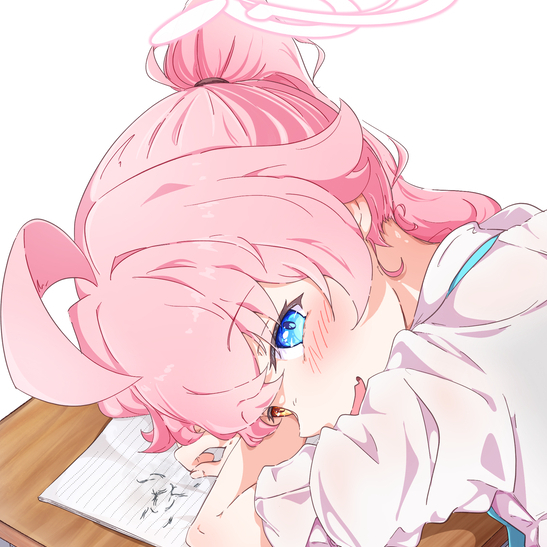
#> input picture .config/fastfetch/Images/Hoshino Takanashi/144184916_p0_master1200.png, 547 x 547 px
$ python least_busy_region.py '../../../../fastfetch/Images/Hoshino Takanashi/144184916_p0_master1200.png'   (older library calls are emulated)
#> lines starting #> are read from the running program, lines starting #| are printed output that depends on the picture; long printed decimals are rounded
#!/usr/bin/env python3
# Disclaimer: This script was ai-generated and went through minimal revision.

import os
os.environ["OPENCV_LOG_LEVEL"] = "SILENT"
import cv2
import numpy as np
import argparse
import json

def center_crop(img, target_w, target_h):
    h, w = img.shape[:2]
    if w == target_w and h == target_h:
        return img
    x1 = max(0, (w - target_w) // 2)
    y1 = max(0, (h - target_h) // 2)
    x2 = x1 + target_w
    y2 = y1 + target_h
    return img[y1:y2, x1:x2]

def find_least_busy_region(image_path, region_width=300, region_height=200, screen_width=None, screen_height=None, verbose=False, stride=2, screen_mode="fill", horizontal_padding=50, vertical_padding=50, busiest=False):
#> called with region_width = 300, region_height = 200, screen_width = 1920, screen_height = 1080, verbose = False, stride = 10, screen_mode = 'fill', horizontal_padding = 50
    img = cv2.imread(image_path, cv2.IMREAD_GRAYSCALE)
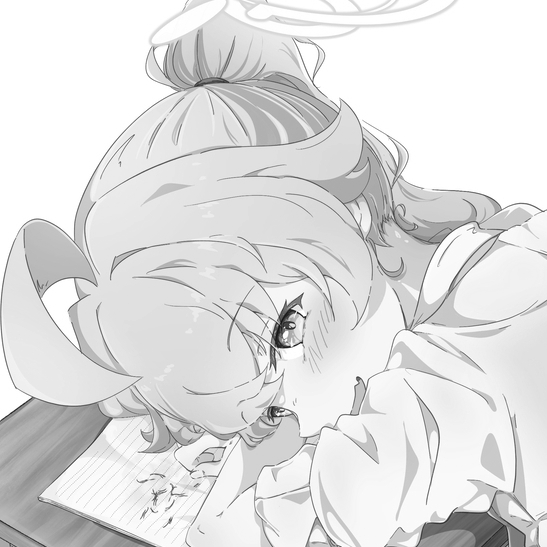
#> img: shape (547, 547); min 18, max 255, mean 224.2
    if img is None:
        raise FileNotFoundError(f"Image not found: {image_path}")
    orig_h, orig_w = img.shape
#> orig_h = 547; orig_w = 547
    scale = 1.0
    if screen_width is not None and screen_height is not None:
        scale_w = screen_width / orig_w
#> scale_w = 3.51
        scale_h = screen_height / orig_h
#> scale_h = 1.97
        if screen_mode == "fill":
            scale = max(scale_w, scale_h)
#> scale = 3.51
        else:
            scale = min(scale_w, scale_h)
        new_w = int(orig_w * scale)
#> new_w = 1920
        new_h = int(orig_h * scale)
#> new_h = 1920
        if verbose:
            print(f"Scaling image from {orig_w}x{orig_h} to {new_w}x{new_h} (scale: {scale:.3f}, mode: {screen_mode})")
        img = cv2.resize(img, (new_w, new_h), interpolation=cv2.INTER_LANCZOS4)
#> img: shape (1920, 1920)
        img = center_crop(img, screen_width, screen_height)
#> in center_crop, `return img[y1:y2, x1:x2]`:
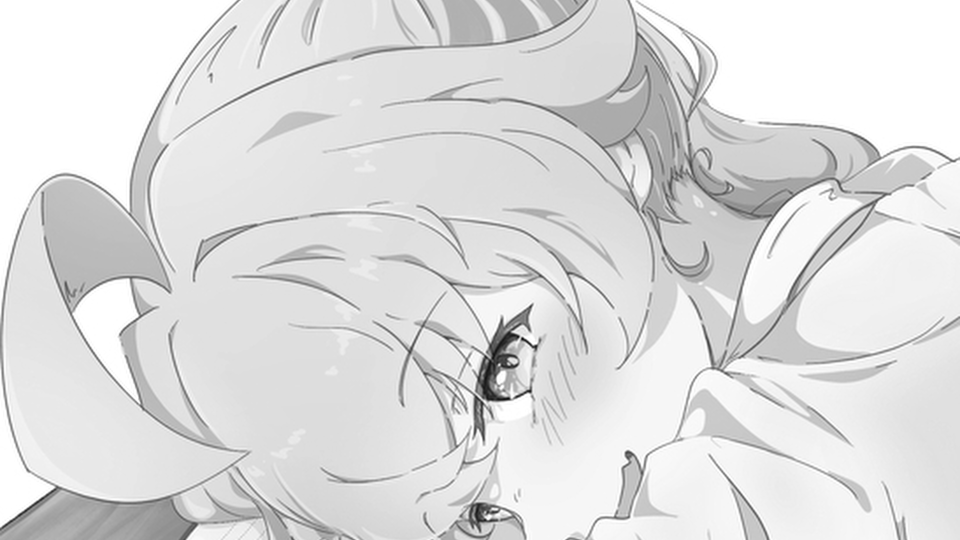
#> returned value: shape (1080, 1920) (shown at 1/2 size); min 0, max 255, mean 221.9
        if verbose:
            print(f"Cropped image to {screen_width}x{screen_height}")
    else:
        if verbose:
            print(f"Using original image size: {orig_w}x{orig_h}")
    arr = img.astype(np.float64)
    h, w = arr.shape
#> h = 1080; w = 1920
    # Validate & adjust stride
    stride = max(1, int(stride) if stride else 1)
    # Adjust region size if it does not fit given padding
    if horizontal_padding * 2 >= w or vertical_padding * 2 >= h:
        # Reduce padding to fit at least a 1x1 region
        horizontal_padding = max(0, min(horizontal_padding, (w - 1) // 2))
        vertical_padding = max(0, min(vertical_padding, (h - 1) // 2))
    max_region_w = w - 2 * horizontal_padding
#> max_region_w = 1820
    max_region_h = h - 2 * vertical_padding
#> max_region_h = 980
    if max_region_w <= 0 or max_region_h <= 0:
        raise ValueError("Image too small for the specified padding.")
    if region_width > max_region_w:
        if verbose:
            print(f"Requested region_width {region_width} too large; clamping to {max_region_w}")
        region_width = max_region_w
    if region_height > max_region_h:
        if verbose:
            print(f"Requested region_height {region_height} too large; clamping to {max_region_h}")
        region_height = max_region_h
    # Use OpenCV's integral for fast computation
    integral = cv2.integral(arr, sdepth=cv2.CV_64F)[1:,1:]
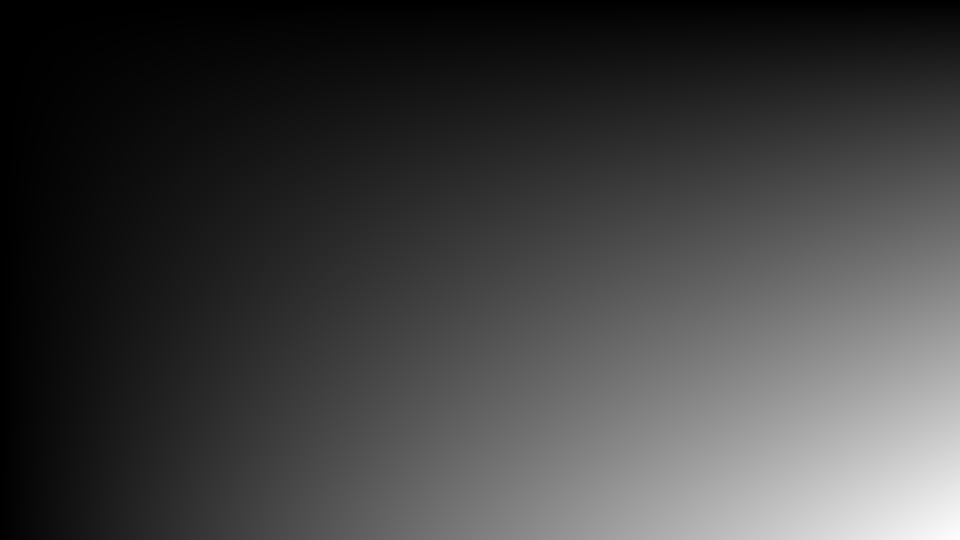
#> integral: shape (1080, 1920) float64 (shown at 1/2 size); min 255, max 460177588, mean 116453848.4; drawn with min black and max white
    integral_sq = cv2.integral(arr**2, sdepth=cv2.CV_64F)[1:,1:]
    def region_sum(ba, x1, y1, x2, y2):
        # Assume bounds have been checked before calling
        total = ba[y2, x2]
        if x1 > 0:
            total -= ba[y2, x1-1]
        if y1 > 0:
            total -= ba[y1-1, x2]
        if x1 > 0 and y1 > 0:
            total += ba[y1-1, x1-1]
        return total
    min_var = None
    max_var = None
    min_coords = (horizontal_padding, vertical_padding)
    max_coords = (horizontal_padding, vertical_padding)
    area = region_width * region_height
    x_start = horizontal_padding
    y_start = vertical_padding
    x_end = w - region_width - horizontal_padding + 1
#> x_end = 1571
    y_end = h - region_height - vertical_padding + 1
#> y_end = 831
    if x_end < x_start:
        x_end = x_start
    if y_end < y_start:
        y_end = y_start
    for y in range(y_start, y_end + 1, stride):
        for x in range(x_start, x_end + 1, stride):
            x1, y1 = x, y
            x2, y2 = x + region_width - 1, y + region_height - 1
            if x2 >= w or y2 >= h:
                continue  # Skip out-of-bounds window
            s = region_sum(integral, x1, y1, x2, y2)
            s2 = region_sum(integral_sq, x1, y1, x2, y2)
            mean = s / area
            var = (s2 / area) - (mean ** 2)
            if (min_var is None) or (var < min_var):
                min_var = var
                min_coords = (x, y)
            if (max_var is None) or (var > max_var):
                max_var = var
                max_coords = (x, y)
#> this loop made 79 passes
    if busiest:
        return max_coords, max_var
    else:
        return min_coords, min_var

# [152 lines left out: functions find_largest_region, draw_region, draw_largest_region, not called in this run]
    # print removed for quieter operation

def get_region_brightness(image_path, x, y, w, h, screen_width=None, screen_height=None, screen_mode="fill"):
    """Get average brightness (0-255) of a specific region in the wallpaper."""
    img = cv2.imread(image_path, cv2.IMREAD_GRAYSCALE)
    if img is None:
        return 128
    orig_h, orig_w = img.shape[:2]
    if screen_width is not None and screen_height is not None:
        scale_w = screen_width / orig_w
        scale_h = screen_height / orig_h
        scale = max(scale_w, scale_h) if screen_mode == "fill" else min(scale_w, scale_h)
        img = cv2.resize(img, (int(orig_w * scale), int(orig_h * scale)), interpolation=cv2.INTER_LANCZOS4)
        img = center_crop(img, screen_width, screen_height)
    x = max(0, x)
    y = max(0, y)
    w = max(1, min(w, img.shape[1] - x))
    h = max(1, min(h, img.shape[0] - y))
    region = img[y:y+h, x:x+w]
    if region.size == 0:
        return 128
    return float(np.mean(region))

def get_dominant_color(image_path, x, y, w, h, screen_width=None, screen_height=None, screen_mode="fill"):
#> called with x = 460, y = 690, w = 300, h = 200, screen_width = 1920, screen_height = 1080, screen_mode = 'fill'
    img = cv2.imread(image_path)
#> img is the input picture: shape (547, 547, 3); mean B, G, R 218.4, 216.1, 243.8
    if img is None:
        raise FileNotFoundError(f"Image not found: {image_path}")
    orig_h, orig_w = img.shape[:2]
    if screen_width is not None and screen_height is not None:
        scale_w = screen_width / orig_w
        scale_h = screen_height / orig_h
        if screen_mode == "fill":
            scale = max(scale_w, scale_h)
        else:
            scale = min(scale_w, scale_h)
        new_w = int(orig_w * scale)
        new_h = int(orig_h * scale)
        img = cv2.resize(img, (new_w, new_h), interpolation=cv2.INTER_LANCZOS4)
#> img: shape (1920, 1920, 3)
        img = center_crop(img, screen_width, screen_height)
#> call 2 of center_crop, with target_w = 1920, target_h = 1080
#> in center_crop (call 2), `return img[y1:y2, x1:x2]`:
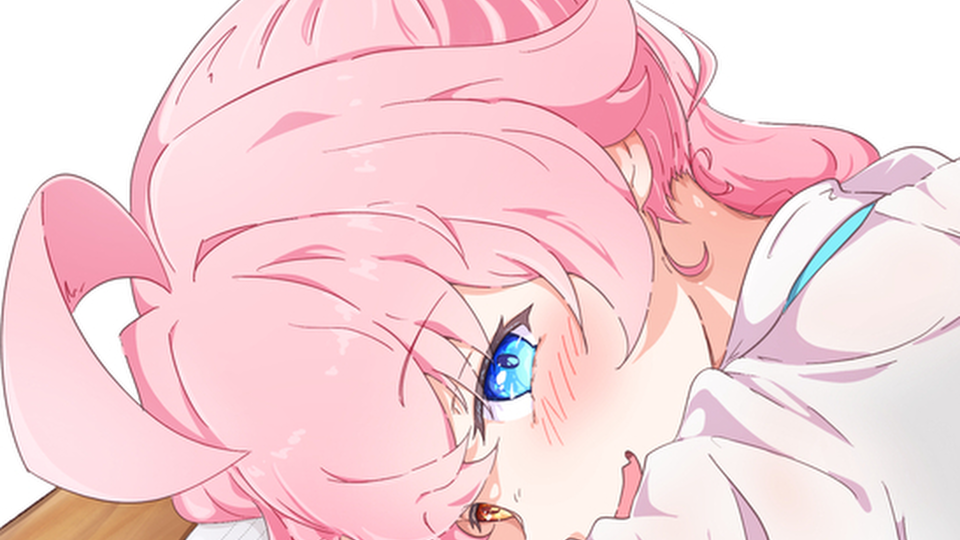
#> returned value: shape (1080, 1920, 3) (shown at 1/2 size); mean of channels 0, 1, 2 216.3, 211.7, 245.6; drawn as B, G, R
    # Ensure region is within bounds
    x = max(0, x)
    y = max(0, y)
    w = max(1, min(w, img.shape[1] - x))
    h = max(1, min(h, img.shape[0] - y))
    region = img[y:y+h, x:x+w]
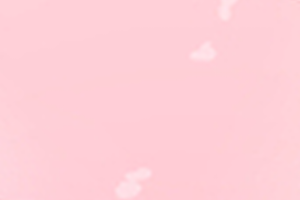
#> region: shape (200, 300, 3); mean B, G, R 215.4, 207.3, 254.6
    if region.size == 0 or region.shape[0] == 0 or region.shape[1] == 0:
        return [0, 0, 0]
    region = region.reshape((-1, 3))
    # Filter out black pixels (optional, improves accuracy for some images)
    non_black = region[np.any(region > 10, axis=1)]
    if non_black.shape[0] == 0:
        non_black = region
    region = np.float32(non_black)
    if region.shape[0] < 3:
        return [int(x) for x in np.mean(region, axis=0)]
    # K-means to find dominant color
    criteria = (cv2.TERM_CRITERIA_EPS + cv2.TERM_CRITERIA_MAX_ITER, 10, 1.0)
    K = min(3, region.shape[0])
    _, labels, centers = cv2.kmeans(region, K, None, criteria, 10, cv2.KMEANS_RANDOM_CENTERS)
    counts = np.bincount(labels.flatten())
    dominant = centers[np.argmax(counts)]
    # Reverse from BGR to RGB
    return [int(x) for x in reversed(dominant)]

def main():
    parser = argparse.ArgumentParser(description="Find least busy region in an image and output a JSON. Made for determining a suitable position for a wallpaper widget.")
    parser.add_argument("image_path", help="Path to the input image")
    parser.add_argument("--width", type=int, default=300, help="Region width")
    parser.add_argument("--height", type=int, default=200, help="Region height")
    parser.add_argument("-v", "--visual-output", action="store_true", help="Output image with rectangle")
    parser.add_argument("--screen-width", type=int, default=1920, help="Screen width for wallpaper scaling")
    parser.add_argument("--screen-height", type=int, default=1080, help="Screen height for wallpaper scaling")
    parser.add_argument("--stride", type=int, default=10, help="Step size for sliding window (higher is faster, less precise)")
    parser.add_argument("--screen-mode", choices=["fill", "fit"], default="fill", help="Wallpaper scaling mode: 'fill' (default) or 'fit'")
    parser.add_argument("--verbose", action="store_true", help="Print verbose output")
    parser.add_argument("-l", "--largest-region", action="store_true", help="Find the largest region under the variance threshold and output its center")
    parser.add_argument("-t", "--variance-threshold", type=float, default=1000.0, help="Variance threshold for largest region mode")
    parser.add_argument("--aspect-ratio", type=float, default=1.78, help="Aspect ratio (width/height) for largest region mode")
    parser.add_argument("--horizontal-padding", "-hp", type=int, default=50, help="Minimum horizontal distance from region to image edge")
    parser.add_argument("--vertical-padding", "-vp", type=int, default=50, help="Minimum vertical distance from region to image edge")
    parser.add_argument("--busiest", action="store_true", help="Find the busiest region instead of the least busy")
    parser.add_argument("--color-only", action="store_true", help="Skip region search; analyze color/brightness at a specific position")
    parser.add_argument("--position-x", type=int, default=0, help="Widget X position for --color-only mode")
    parser.add_argument("--position-y", type=int, default=0, help="Widget Y position for --color-only mode")
    args = parser.parse_args()

    # Color-only mode: analyze the region at the widget's actual position
    if args.color_only:
        dominant_color = get_dominant_color(
            args.image_path, args.position_x, args.position_y, args.width, args.height,
            screen_width=args.screen_width, screen_height=args.screen_height, screen_mode=args.screen_mode
        )
        brightness = get_region_brightness(
            args.image_path, args.position_x, args.position_y, args.width, args.height,
            screen_width=args.screen_width, screen_height=args.screen_height, screen_mode=args.screen_mode
        )
        dominant_color_hex = '#{:02x}{:02x}{:02x}'.format(*dominant_color)
        print(json.dumps({
            "center_x": args.position_x + args.width // 2,
            "center_y": args.position_y + args.height // 2,
            "width": args.width,
            "height": args.height,
            "dominant_color": dominant_color_hex,
            "brightness": round(brightness, 1)
        }))
        return

    if args.largest_region:
        center, size, var = find_largest_region(
            args.image_path,
            screen_width=args.screen_width,
            screen_height=args.screen_height,
            verbose=args.verbose,
            stride=args.stride,
            screen_mode=args.screen_mode,
            threshold=args.variance_threshold,
            aspect_ratio=args.aspect_ratio,
            horizontal_padding=args.horizontal_padding,
            vertical_padding=args.vertical_padding
        )
        if center:
            if args.visual_output:
                draw_largest_region(args.image_path, center, size, screen_width=args.screen_width, screen_height=args.screen_height, screen_mode=args.screen_mode)
            # Extract dominant color
            cx, cy = center
            region_w, region_h = size
            x1 = cx - region_w // 2
            y1 = cy - region_h // 2
            dominant_color = get_dominant_color(
                args.image_path, x1, y1, region_w, region_h,
                screen_width=args.screen_width, screen_height=args.screen_height, screen_mode=args.screen_mode
            )
            brightness = get_region_brightness(
                args.image_path, x1, y1, region_w, region_h,
                screen_width=args.screen_width, screen_height=args.screen_height, screen_mode=args.screen_mode
            )
            dominant_color_hex = '#{:02x}{:02x}{:02x}'.format(*dominant_color)
            print(json.dumps({
                "center_x": center[0],
                "center_y": center[1],
                "width": size[0],
                "height": size[1],
                "variance": var,
                "dominant_color": dominant_color_hex,
                "brightness": round(brightness, 1)
            }))
        else:
            print(json.dumps({"error": "No region found under the threshold."}))
        return

    coords, variance = find_least_busy_region(
        args.image_path,
        region_width=args.width,
        region_height=args.height,
        screen_width=args.screen_width,
        screen_height=args.screen_height,
        verbose=args.verbose,
        stride=args.stride,
        screen_mode=args.screen_mode,
        horizontal_padding=args.horizontal_padding,
        vertical_padding=args.vertical_padding,
        busiest=args.busiest
    )
    if args.visual_output:
        draw_region(args.image_path, coords, region_width=args.width, region_height=args.height, screen_width=args.screen_width, screen_height=args.screen_height, screen_mode=args.screen_mode)
    # Output JSON with center point
    center_x = coords[0] + args.width // 2
    center_y = coords[1] + args.height // 2
    dominant_color = get_dominant_color(
        args.image_path, coords[0], coords[1], args.width, args.height,
        screen_width=args.screen_width, screen_height=args.screen_height, screen_mode=args.screen_mode
    )
    brightness = get_region_brightness(
        args.image_path, coords[0], coords[1], args.width, args.height,
        screen_width=args.screen_width, screen_height=args.screen_height, screen_mode=args.screen_mode
    )
    dominant_color_hex = '#{:02x}{:02x}{:02x}'.format(*dominant_color)
    print(json.dumps({
        "center_x": center_x,
        "center_y": center_y,
        "width": args.width,
        "height": args.height,
        "variance": variance,
        "dominant_color": dominant_color_hex,
        "brightness": round(brightness, 1)
    }))
#| {"center_x": 610, "center_y": 790, "width": 300, "height": 200, "variance": 3.473, "dominant_color": "#fed0d7", "brightness": 221.6}

if __name__ == "__main__":
    main()
